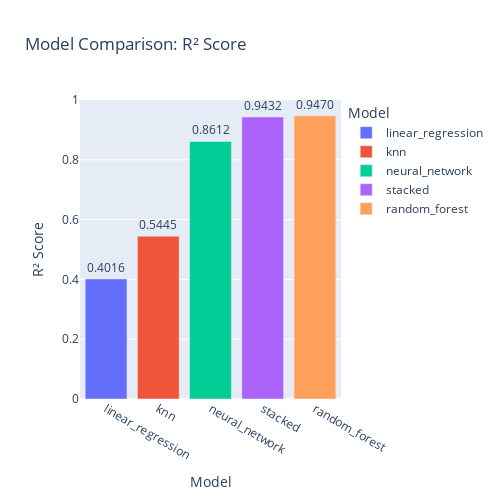

The notebook cell saved with this chart:
### Code cell
import pandas as pd
import plotly.express as px
df = pd.read_csv('modelComparisons.csv')
# df.columns = df.columns.str.strip()

# df.head()

df = df.sort_values('r_squared')
df.head()

# Bar Chart
fig = px.bar(
    df,
    x='model',
    y='r_squared',
    color = 'model',
    text='r_squared',
    title='Model Comparison: R² Score',
    labels={'r_squared': 'R² Score', 'model': 'Model'}
)

fig.update_traces(texttemplate='%{text:.4f}', textposition='outside')
fig.update_layout(yaxis=dict(range=[0, 1]), uniformtext_minsize=8, uniformtext_mode='hide')
fig.update_layout(
    height=500,  # in pixels
    width=500   # in pixels
)

fig.show()


df.reset_index().head()

### Figure 1 — Plotly figure (JSON) as saved in the notebook; plotly's stock layout.template omitted (floating-point values rounded to 4 significant figures)
{"data": [{"alignmentgroup": "True", "hovertemplate": "Model=%{x}<br>R² Score=%{text}<extra></extra>", "legendgroup": "linear_regression", "marker": {"color": "#636efa", "pattern": {"shape": ""}}, "name": "linear_regression", "offsetgroup": "linear_regression", "orientation": "v", "showlegend": true, "text": [0.4016], "textposition": "outside", "texttemplate": "%{text:.4f}", "type": "bar", "x": ["linear_regression"], "xaxis": "x", "y": [0.4016], "yaxis": "y"}, {"alignmentgroup": "True", "hovertemplate": "Model=%{x}<br>R² Score=%{text}<extra></extra>", "legendgroup": "knn", "marker": {"color": "#EF553B", "pattern": {"shape": ""}}, "name": "knn", "offsetgroup": "knn", "orientation": "v", "showlegend": true, "text": [0.5445], "textposition": "outside", "texttemplate": "%{text:.4f}", "type": "bar", "x": ["knn"], "xaxis": "x", "y": [0.5445], "yaxis": "y"}, {"alignmentgroup": "True", "hovertemplate": "Model=%{x}<br>R² Score=%{text}<extra></extra>", "legendgroup": "neural_network", "marker": {"color": "#00cc96", "pattern": {"shape": ""}}, "name": "neural_network", "offsetgroup": "neural_network", "orientation": "v", "showlegend": true, "text": [0.8612], "textposition": "outside", "texttemplate": "%{text:.4f}", "type": "bar", "x": ["neural_network"], "xaxis": "x", "y": [0.8612], "yaxis": "y"}, {"alignmentgroup": "True", "hovertemplate": "Model=%{x}<br>R² Score=%{text}<extra></extra>", "legendgroup": "stacked", "marker": {"color": "#ab63fa", "pattern": {"shape": ""}}, "name": "stacked", "offsetgroup": "stacked", "orientation": "v", "showlegend": true, "text": [0.9432], "textposition": "outside", "texttemplate": "%{text:.4f}", "type": "bar", "x": ["stacked"], "xaxis": "x", "y": [0.9432], "yaxis": "y"}, {"alignmentgroup": "True", "hovertemplate": "Model=%{x}<br>R² Score=%{text}<extra></extra>", "legendgroup": "random_forest", "marker": {"color": "#FFA15A", "pattern": {"shape": ""}}, "name": "random_forest", "offsetgroup": "random_forest", "orientation": "v", "showlegend": true, "text": [0.947], "textposition": "outside", "texttemplate": "%{text:.4f}", "type": "bar", "x": ["random_forest"], "xaxis": "x", "y": [0.947], "yaxis": "y"}], "layout": {"barmode": "relative", "height": 500, "legend": {"title": {"text": "Model"}, "tracegroupgap": 0}, "title": {"text": "Model Comparison: R² Score"}, "uniformtext": {"minsize": 8, "mode": "hide"}, "width": 500, "xaxis": {"anchor": "y", "categoryarray": ["linear_regression", "knn", "neural_network", "stacked", "random_forest"], "categoryorder": "array", "domain": [0, 1], "title": {"text": "Model"}}, "yaxis": {"anchor": "x", "domain": [0, 1], "range": [0, 1], "title": {"text": "R² Score"}}}}
